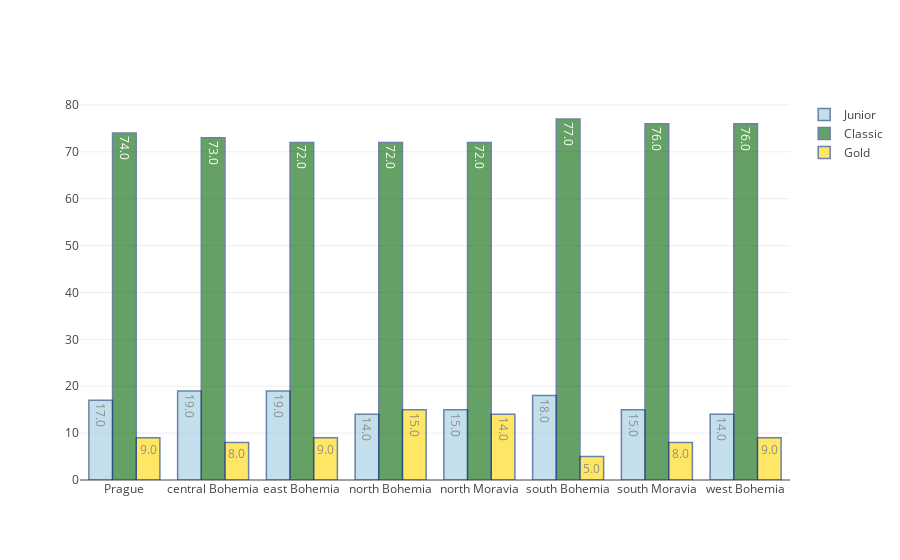

Notebook cell for this chart:
### Code cell
#plotting percentage of card products per regions 
x = list (region_product_df ['A3'].unique()) #region names
y =  list (region_product_df [region_product_df ['type_x'] == 'junior'] ['count']) #junior
y2 = list (region_product_df [region_product_df ['type_x'] == 'classic'] ['count']) #classic
y3 = list (region_product_df [region_product_df ['type_x'] == 'gold'] ['count']) #gold
junior = go.Bar(
    x=x,
    y=y,
    text= y,
    name = 'Junior',
    textposition = 'auto',
    marker=dict(
        color='rgb(158,202,225)',
        line=dict(
            color='rgb(8,48,107)',
            width=1.5),
        ),
    opacity=0.6
)
classic = go.Bar(
    x=x,
    y=y2,
    text=y2,
    name = 'Classic',
    textposition = 'auto',
    marker=dict(
        color='rgb(0,100,0)',
        line=dict(
            color='rgb(8,48,107)',
            width=1.5),
        ),
    opacity=0.6
)
gold = go.Bar(
    x=x,
    y=y3,
    text=y3,
    name = 'Gold',
    textposition = 'auto',
    marker=dict(
        color='rgb(255,215,0)',
        line=dict(
            color='rgb(8,48,107)',
            width=1.5),
        ),
    opacity=0.6
)
data = [junior, classic, gold]
py.iplot(data, filename='grouped-bar-direct-labels')

### Figure 1 — Plotly figure (JSON) as saved in the notebook; plotly's stock layout.template omitted (floating-point values rounded to 4 significant figures)
{"data": [{"marker": {"color": "rgb(158,202,225)", "line": {"color": "rgb(8,48,107)", "width": 1.5}}, "name": "Junior", "opacity": 0.6, "text": ["17.0", "19.0", "19.0", "14.0", "15.0", "18.0", "15.0", "14.0"], "textposition": "auto", "type": "bar", "uid": "e6eca72d-dfa5-4b88-9fd4-d34bb04a83c0", "x": ["Prague", "central Bohemia", "east Bohemia", "north Bohemia", "north Moravia", "south Bohemia", "south Moravia", "west Bohemia"], "y": [17, 19, 19, 14, 15, 18, 15, 14]}, {"marker": {"color": "rgb(0,100,0)", "line": {"color": "rgb(8,48,107)", "width": 1.5}}, "name": "Classic", "opacity": 0.6, "text": ["74.0", "73.0", "72.0", "72.0", "72.0", "77.0", "76.0", "76.0"], "textposition": "auto", "type": "bar", "uid": "29c6303b-9a93-47a0-be31-10aa08bc0efb", "x": ["Prague", "central Bohemia", "east Bohemia", "north Bohemia", "north Moravia", "south Bohemia", "south Moravia", "west Bohemia"], "y": [74, 73, 72, 72, 72, 77, 76, 76]}, {"marker": {"color": "rgb(255,215,0)", "line": {"color": "rgb(8,48,107)", "width": 1.5}}, "name": "Gold", "opacity": 0.6, "text": ["9.0", "8.0", "9.0", "15.0", "14.0", "5.0", "8.0", "9.0"], "textposition": "auto", "type": "bar", "uid": "a94c9092-bb5d-4add-9876-547735916cbe", "x": ["Prague", "central Bohemia", "east Bohemia", "north Bohemia", "north Moravia", "south Bohemia", "south Moravia", "west Bohemia"], "y": [9, 8, 9, 15, 14, 5, 8, 9]}], "layout": {}}
